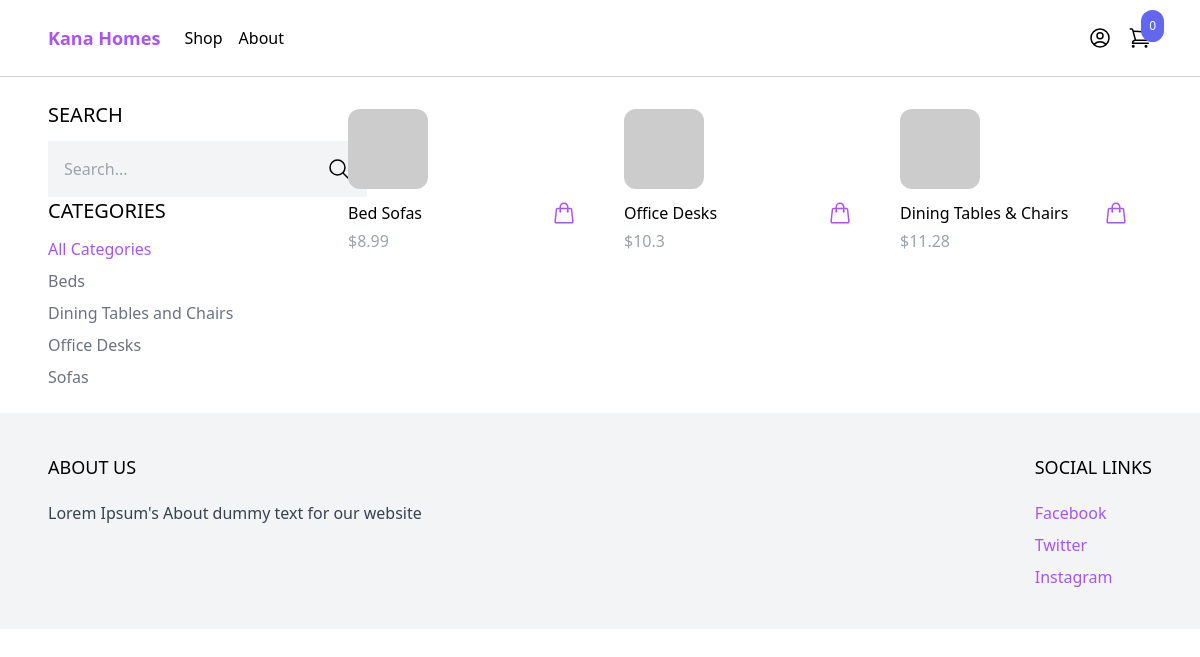
The app's page /shop/ with its own data.
### product/models.py (models this page shows, shortened)
class Category(models.Model):
    name = models.CharField(max_length=255)
    slug = models.SlugField()
    class Meta:
        ordering = ('name',)

class Product(models.Model):
    category = models.ForeignKey(Category, related_name='products', on_delete=models.CASCADE)
    name = models.CharField(max_length=255)
    slug = models.SlugField()
    description = models.TextField(blank=True, null=True)
    price = models.IntegerField()
    created_at = models.DateTimeField(auto_now_add=True)
    image = models.ImageField(upload_to='uploads/', blank=True, null=True)
    thumbnail = models.ImageField(upload_to='uploads/', blank=True, null=True)
    class Meta:
        ordering = ('-created_at',)
    def get_display_price(self):
        return self.price / 100
    def get_thumbnail(self):
        if self.thumbnail:
            return self.thumbnail.url
        else:
            if self.image:
                self.thumbnail = self.make_thumbnail(self.image)
                self.save()
                return self.thumbnail.url
            else:
                return 'https://via.placeholder.com/240x240x.jpg'

### core/views.py (the view)
# urls.py: path('shop/', shop, name='shop'),
def shop(request):
    categories = Category.objects.all()
    products = Product.objects.all()
    active_category = request.GET.get('category', '')
    if active_category:
        products = products.filter(category__slug=active_category)
    query = request.GET.get('query', '')
    if query:
        products = products.filter(Q(name__icontains=query) | Q(description__icontains=query)) #searching in both the name and description fields
    context = {
        'categories': categories,
        'products': products,
        'active_category': active_category
    }
    return render(request, 'core/shop.html', context)

### cart/cart.py (called while the page is built)
    def __len__(self):
        return sum(item['quantity'] for item in self.cart.values())

### cart/content_processors.py (called while the page is built)
def cart(request):
    return {'cart': Cart(request)}

### core/templates/core/shop.html
{% extends 'core/base.html' %}
{% block content%}
<div class="max-w-6xl mx-auto flex flex-wrap items-start py-6 px-6 xl:px-0">
    <div class="filters w-full lg:w-1/4">
        <h3 class="mb-3 text-xl uppercase">
            Search
        </h3>
        <form method="get" action=".">
            <div class="flex">
                <input type="text" name="query" class="p-4 bg-gray-100 border-0" placeholder="Search..."/>
                <button class="p-4 bg-gray-100 border-0">
                    <svg xmlns="http://www.w3.org/2000/svg" fill="none" viewBox="0 0 24 24" stroke-width="1.5" stroke="currentColor" class="w-6 h-6">
                        <path stroke-linecap="round" stroke-linejoin="round" d="M21 21l-5.197-5.197m0 0A7.5 7.5 0 105.196 5.196a7.5 7.5 0 0010.607 10.607z" />
                      </svg>
                </button>
            </div>
        </form>
        <h3 mt-6 class="mb-3 text-xl uppercase">
            Categories
        </h3>
        <ul class="space-y-2">
            <li><a href="{% url 'shop' %}" class="{% if not active_category %}text-purple-500{% else %}text-gray-500{% endif %}">All Categories</a></li>
            {% for category in categories %}
            <li><a href="{% url 'shop' %}?category={{ category.slug}}" class="{% if category.slug == active_category%}text-purple-500{% else %}text-gray-500{% endif %}">{{category.name}}</a></li>
            {% endfor %}
        </ul>
    </div>
    <div class="products w-full lg:w-3/4 -mt-4 flex items-center flex-wrap">
        {% for product in products %}
            {% include 'product/partials/product_list_item.html' %}
        {% endfor %}
    </div>
</div>
{% endblock %}

### product/templates/product/partials/product_list_item.html (shortened to what this page needs)
<div class="w-full md:w-1/3 xl:w-1/4 p-6">
    <a href="{% url 'product' product.slug %}">
        <img src="{{ product.get_thumbnail }}" class="rounded-xl hover:shadow-lg" src="" alt="">
    </a>
    <div class="pt-3 flex items-center justify-between">
        <a href="{% url 'product' product.slug %}"> {{ product.name }} </a>
        <a href="{% url 'product' product.slug %}" class="text-purple-500 hover:text-purple-800">
        </a>
    </div>
    <p class="pt-1 text-gray-400">${{product.get_display_price}}</p>
</div>

### records on screen
Category: name "Beds"
Category: name "Dining Tables and Chairs"
Category: name "Office Desks"
Category: name "Sofas"
Product: name "Bed Sofas", get_display_price "8.99"
Product: name "Office Desks", get_display_price "10.3"
Product: name "Dining Tables & Chairs", get_display_price "11.28"

### other values on screen
{{ cart|length }} "0"
